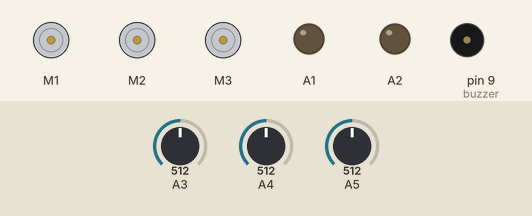
A sketch run on a simulated Arduino Uno, built with avr-gcc and run on an emulated ATmega328P. Parts: 3 × DC motor (green arrow = forward, orange = backward, longer = faster), output pins drawn as LEDs (lit = HIGH), buzzer (waves = sounding). Dashed ring = blinking. The inputs (shaded band) are chosen by the test bench; at power-on: A3 = 512, A4 = 512, A5 = 512. Pins used as bus, display or sensor lines are not drawn.

Above: at 2.8 s.
2.9 s: A3 set to 31
4.4 s: A3 set to 26
At 4.9 s:
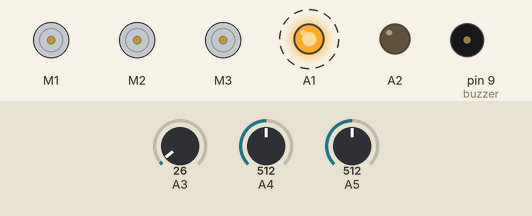
7.4 s: A4 set to 44
At 9.2 s:
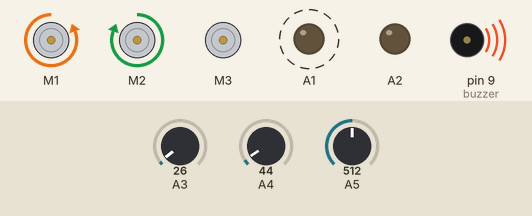
10.4 s: A4 set to 37
13.4 s: A4 set to 122
At 14.86 s:
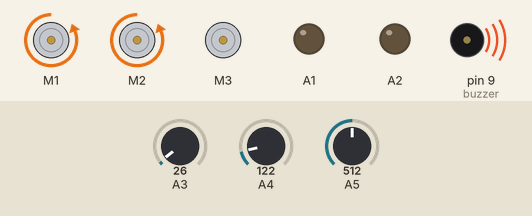
At 15.8 s:
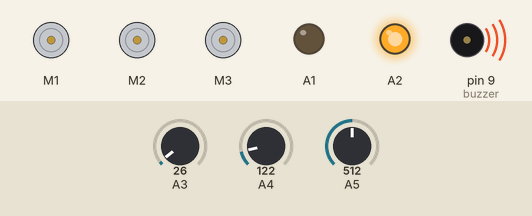
16.4 s: A5 set to 27
19.4 s: A5 set to 22
Timing chart, 0 to 30.8 s (numbered marks = the images above; inputs shaded):
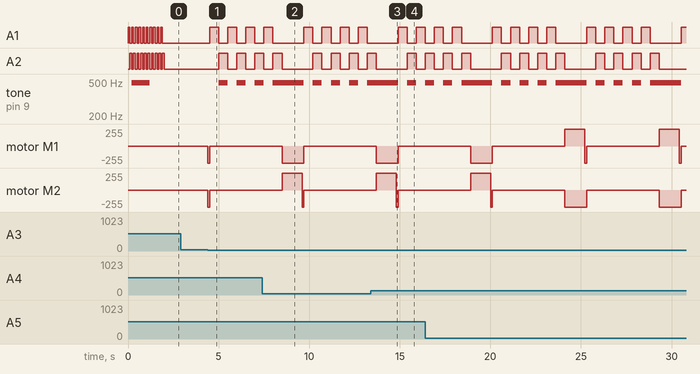

Measured:
- the behaviour switches between 30 and 29 on A3 (found by bisection; images 0 and 1)
- after the input at 2.9 s, every drawn part: stays the same
- after the input at 4.4 s, A1: alternates HIGH for 0.50 s and LOW for 0.50 s, starting after 0.10 s; A2: alternates HIGH for 0.50 s and LOW for 0.50 s, starting after 0.60 s; tone on pin 9 (buzzer): alternates 490 Hz for 0.50 s and silent for 0.50 s, starting after 0.60 s; motor M1, motor M2: stopped → backward 255/255 at once, → stopped 0.10 s later
- after the input at 13.4 s, A1: LOW → HIGH after 1.5 s, → LOW 0.50 s later, → HIGH 0.50 s later; tone on pin 9 (buzzer): 490 Hz → silent after 1.5 s, → 490 Hz 0.50 s later, → silent 0.50 s later; motor M3: stays stopped (without the input it goes to forward 150/255 after 0.36 s)
- by itself, A1, A2: alternates HIGH for 0.10 s and LOW for 0.10 s, 20 changes in all, then stays LOW

The sketch:

robot_Incendiu.ino
```cpp
#include <AFMotor.h>
#include <SoftwareSerial.h>
#include "Timer.h"


SoftwareSerial BlueTooth(A0, A0); //Serial-ul necesar conexiunii bluetooth
AF_DCMotor motor1(1); //motorul stang
AF_DCMotor motor2(2); //motorul drept
AF_DCMotor pompa(3); //pompa de apa

boolean flagStart = true;
const int buzzer = 9;
int comanda = 6;
int comandaAnterioara = 6;
boolean flagFoc = false;
boolean flagAlarma = false;

void setup() {
  BlueTooth.setTimeout(50);
  BlueTooth.begin(9600);
  Serial.begin(9600);
  motor1.setSpeed(255);
  motor1.run(RELEASE);
  motor2.setSpeed(255);
  motor2.run(RELEASE);
  pompa.setSpeed(150);
  pompa.run(RELEASE);
  pinMode(A0, INPUT);
  pinMode(A1, OUTPUT);
  pinMode(A2, OUTPUT);
  pinMode(A3, INPUT);
  pinMode(A4, INPUT);
  pinMode(A5, INPUT);
  pinMode(buzzer, OUTPUT);
  digitalWrite(buzzer, HIGH);
}

void controlRC() //controlul robotului de la telecomanda
{
  switch (comanda)
  {
    case 0: //stanga
      Serial.println("Stanga");
      if (comandaAnterioara == 1)
      {
        //cazul in care roobtul mergea la dreapta, acum opreste
        motor1.run(RELEASE);
        motor2.run(RELEASE);
        comandaAnterioara = 6;
      }
      else
      {
        motor1.run(BACKWARD);
        motor2.run(FORWARD);
        comandaAnterioara = comanda;
      }
      comanda = 6;
      break;
    case 1: //dreapta
    Serial.println("Dreapta");
      if (comandaAnterioara == 0)
      {
        //cazul in care roobtul mergea la stanga, acum opreste
        motor1.run(RELEASE);
        motor2.run(RELEASE);
        comandaAnterioara = 6;
      }
      else
      {
        motor1.run(FORWARD);
        motor2.run(BACKWARD);
        comandaAnterioara = comanda;
      }
      comanda = 6;
      break;
    case 2://inainte
      if (comandaAnterioara == 3)
      {
        //cazul in care roobtul mergea inapoi, acum opreste
        motor1.run(RELEASE);
        motor2.run(RELEASE);
        comandaAnterioara = 6;
      }
      else
      {
        motor1.run(BACKWARD);
        motor2.run(BACKWARD);
        comandaAnterioara = comanda;
      }
      comanda = 6;
      break;
    case 3: //inapoi
      if (comandaAnterioara == 2)
      {
        //cazul in care roobtul mergea inainte, acum opreste
        motor1.run(RELEASE);
        motor2.run(RELEASE);
        comandaAnterioara = 6;
      }
      else
      {
        motor1.run(FORWARD);
        motor2.run(FORWARD);
        comandaAnterioara = comanda;
      }
      comanda = 6;
      break;
    case 4: //alarma off
      flagAlarma = false;
      comanda = comandaAnterioara;
      comandaAnterioara = 6;
      break;
    case 5: //alarma on
      flagAlarma = true;
      comanda = comandaAnterioara;
      comandaAnterioara = 6;
      break;

  }
}

void alarma() //alarma de incendiu, activeaza buzzer-ul si led-urile legate la pinii A1 si A2
{
  analogWrite(buzzer, 450);
  digitalWrite(A1, HIGH);
  delay(500);
  analogWrite(buzzer, 250);
  digitalWrite(A1, LOW);
  digitalWrite(A2, HIGH);
  delay(500);
  digitalWrite(A2, LOW);
  digitalWrite(buzzer, HIGH);
}

void focStanga()
{
  int timer=0;//necesar pentru a nu ne rotii mai mult de marginea opusa
  motor1.setSpeed(255);
  motor1.run(RELEASE);
  motor2.setSpeed(255);
  motor2.run(RELEASE);
  while (timer<=10)
  {
    //ne rotim pana cand focul e aliniat cu senzorul de pe A4
    motor1.run(BACKWARD);
    motor2.run(FORWARD);
    delay(100);
    motor1.run(RELEASE);
    motor2.run(RELEASE);
    if (analogRead(A4) <= 35)
    {
       //focul e aliniat
      focCentru();
      break;
    }
    timer++;
  }
}

void focCentru()
{
  motor1.run(BACKWARD);
    motor2.run(BACKWARD);
    delay(50);
    motor1.run(RELEASE);
    motor2.run(RELEASE);
  while (analogRead(A4) < 400)
  {
    pompa.run(FORWARD);
    delay(2000);
    pompa.run(RELEASE);
    pompa.setSpeed(200);
    pompa.run(FORWARD);
    delay(2000);
    pompa.run(RELEASE);
    pompa.setSpeed(255);
    pompa.run(FORWARD);
    delay(2000);
    pompa.setSpeed(150);
  }
  pompa.run(RELEASE);
}

void focDreapta()
{
  int counter=0; //necesar pentru a nu ne rotii mai mult de marginea opusa
  motor1.setSpeed(255);
  motor1.run(RELEASE);
  motor2.setSpeed(255);
  motor2.run(RELEASE);
  while (counter<=10)
  {
    //ne rotim pana cand focul e aliniat cu senzorul de pe A4
    motor1.run(FORWARD);
    motor2.run(BACKWARD);
    delay(100);
    motor1.run(RELEASE);
    motor2.run(RELEASE);
    if (analogRead(A4) <= 35)
    {
      //focul e aliniat
      focCentru();
      break;
    }
    counter++;
  }
}
\
void autoPilot() //program de autopilotare in cazul in care robotul a detectat foc
{
  for (int i = 0; i < 4; i++) //alarma de incendiu e activata
  {
    alarma();
  }


  int senzor1 = analogRead(A3);
  int senzor2 = analogRead(A4);
  int senzor3 = analogRead(A5);
  int closer;   //cautam senzorul cel mai apropiat de foc, cu prioritate pe senzorul din mijloc (de pe pinul A4)

  if (senzor2 < 40)
  {
    closer = senzor2;
  }
  else
  {
    closer = min(min(senzor1, senzor2), senzor3);
  }
  if (closer == senzor1) //rotim masina incat focul sa fie aliniat cu senzorul din mijloc
  {
    focStanga();
  }
  if (closer == senzor2) // senzorul central e aliniat cu focul, stingem incendiul
  {
    focCentru();
  }
  if (closer == senzor3) //rotim masina incat focul sa fie aliniat cu senzorul din mijloc
  {
    focDreapta();
  }
  flagFoc = false;
}

void loop() {
  if (flagAlarma) //daca s-a apasat butonul de alarama din aplicatie sirenele se aprind/sting
  {
    alarma();
  }
  else //ne asigurama ca sirenele sunt stinse si buzzer-ul e inactiv
  {
    digitalWrite(buzzer, HIGH);
    digitalWrite(A1, LOW);
    digitalWrite(A2, LOW);
  }
  if (flagStart) //sectiunea de pornire a robotului, ruleaza o singura data la inceput
  {
    flagStart = false;
    for (int i = 0; i < 10; i++)
    {
      analogWrite(buzzer, i * 50);
      digitalWrite(A1, HIGH);
      delay(100);
      digitalWrite(A1, LOW);
      digitalWrite(A2, HIGH);
      delay(100);
      digitalWrite(A2, LOW);
      digitalWrite(buzzer, HIGH);
    }
  }
  if (analogRead(A3) < 30 || analogRead(A4) < 30 || analogRead(A5) < 30) //daca detectam flacara aproape de unul dintre cei 2 senzori, setam flagFoc la true
  {
    motor1.run(RELEASE);
    motor2.run(RELEASE);
    flagFoc = true;
  }
  else
  {
    flagFoc = false;
  }
  if (BlueTooth.available() && !flagFoc) //daca serialul Bluetooth-ului e disponibil SI FOCUL NU A FOST DETECTAT controlam robotul
  {
    comanda = BlueTooth.read();
    controlRC();
  }
  if (flagFoc) //daca focul a fost detectat, robotul intra in modul autopilot
  {
    motor1.run(BACKWARD);
    motor2.run(BACKWARD);
    delay(100);
    motor1.run(RELEASE);
    motor2.run(RELEASE);
    autoPilot();
  }
}
```
